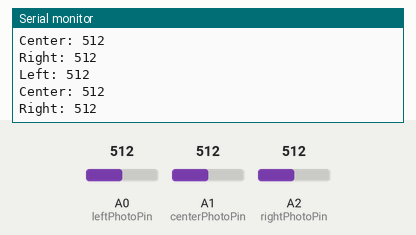
This sketch was run on a simulated Arduino Uno, built with avr-gcc and run on an emulated ATmega328P. Shown: the last lines printed to the serial monitor. Inputs (shaded band) come from the test bench; at power-on: A0 (leftPhotoPin) = 512, A1 (centerPhotoPin) = 512, A2 (rightPhotoPin) = 512.

Above: at 2.8 s.
2.9 s: A0 (leftPhotoPin) set to 716
At 4.5 s:
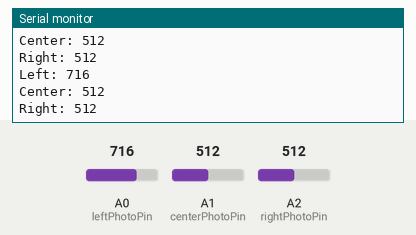
5.6 s: A1 (centerPhotoPin) set to 716
At 7.3 s:
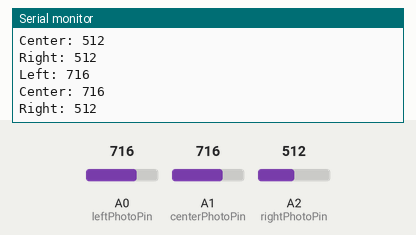
8.3 s: A2 (rightPhotoPin) set to 716
At 10.4 s:
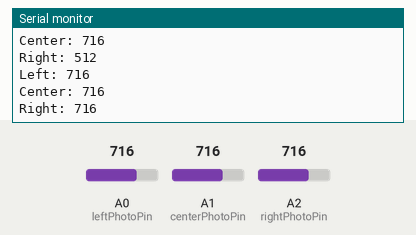
11.0 s: A0 (leftPhotoPin) set to 900
At 13.1 s:
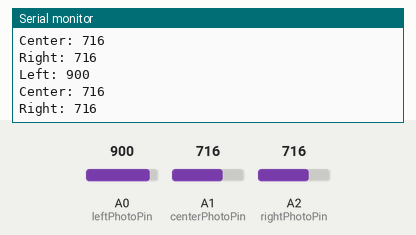
13.7 s: A1 (centerPhotoPin) set to 900
At 14.7 s:
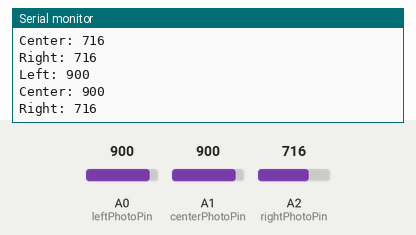
16.4 s: A2 (rightPhotoPin) set to 900
At 19.0 s:
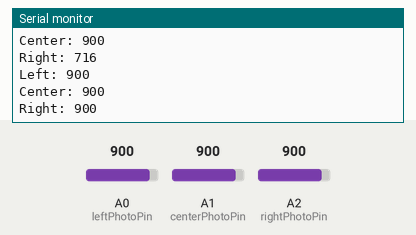
Timing chart, 0 to 20.1 s (numbered marks = the images above; inputs shaded):
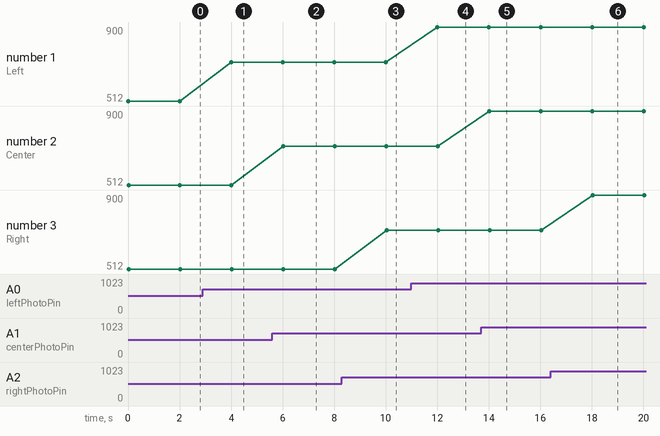

Measured:
- after the input at 2.9 s, the serial monitor: prints a new line after 1.1 s (image 1)
- after the input at 5.6 s, the serial monitor: prints a new line after 0.42 s (image 2)
- after the input at 8.3 s, the serial monitor: prints a new line after 1.7 s (image 3)
- after the input at 11.0 s, the serial monitor: prints a new line after 1.0 s (image 4)
- after the input at 13.7 s, the serial monitor: prints a new line after 0.32 s (image 5)
- after the input at 16.4 s, the serial monitor: prints a new line after 1.6 s (image 6)
- plotted number 1: 512 → 716 after the input at 2.9 s, 716 → 900 after the input at 11.0 s

The sketch:

PhotoResistorCheck.ino
```cpp
//photoresistor pins
const int leftPhotoPin = A0;
const int centerPhotoPin = A1;
const int rightPhotoPin = A2;

void setup() {

  //Start serial
  Serial.begin(9600);
  Serial.print("We're alive\n");

}

void loop() {

  int leftAnalog = analogRead(leftPhotoPin);
  int rightAnalog = analogRead(rightPhotoPin);
  int centerAnalog = analogRead(centerPhotoPin);

  Serial.print("Left: ");
  Serial.println(leftAnalog, DEC);
  Serial.print("Center: ");
  Serial.println(centerAnalog, DEC);
  Serial.print("Right: ");
  Serial.println(rightAnalog, DEC);

  delay(2000);

}
```
